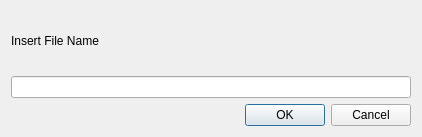
<?xml version="1.0" encoding="UTF-8"?>
<ui version="4.0">
 <class>Dialog</class>
 <widget class="QDialog" name="Dialog">
  <property name="geometry">
   <rect>
    <x>0</x>
    <y>0</y>
    <width>422</width>
    <height>137</height>
   </rect>
  </property>
  <property name="windowTitle">
   <string>Dialog</string>
  </property>
  <layout class="QVBoxLayout" name="verticalLayout">
   <item>
    <widget class="QLabel" name="label">
     <property name="text">
      <string>Insert File Name</string>
     </property>
    </widget>
   </item>
   <item>
    <widget class="QLineEdit" name="lineEdit"/>
   </item>
   <item>
    <widget class="QDialogButtonBox" name="buttonBox">
     <property name="orientation">
      <enum>Qt::Horizontal</enum>
     </property>
     <property name="standardButtons">
      <set>QDialogButtonBox::Cancel|QDialogButtonBox::Ok</set>
     </property>
    </widget>
   </item>
  </layout>
 </widget>
 <resources/>
 <connections>
  <connection>
   <sender>buttonBox</sender>
   <signal>accepted()</signal>
   <receiver>Dialog</receiver>
   <slot>accept()</slot>
   <hints>
    <hint type="sourcelabel">
     <x>248</x>
     <y>254</y>
    </hint>
    <hint type="destinationlabel">
     <x>157</x>
     <y>274</y>
    </hint>
   </hints>
  </connection>
  <connection>
   <sender>buttonBox</sender>
   <signal>rejected()</signal>
   <receiver>Dialog</receiver>
   <slot>reject()</slot>
   <hints>
    <hint type="sourcelabel">
     <x>316</x>
     <y>260</y>
    </hint>
    <hint type="destinationlabel">
     <x>286</x>
     <y>274</y>
    </hint>
   </hints>
  </connection>
 </connections>
</ui>
